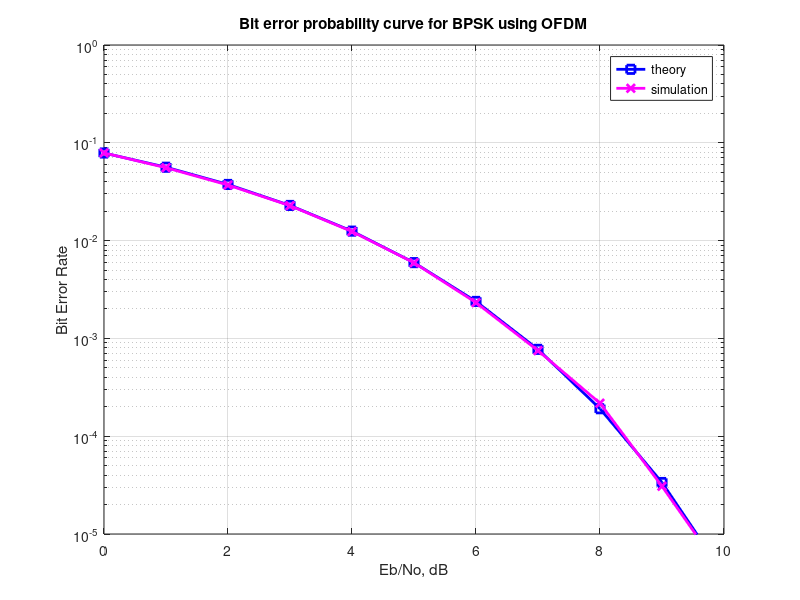

Recreate this plot in MATLAB.
%%%%%%%%%%%%%%%%%%%%%%%%%%%%%%%%%%%%%%%%%%%%%%%%%%%%%%%%%%%%
% All rights reserved by Krishna Pillai, http://www.dsplog.com 
% The file may not be re-distributed without explicit authorization
% from Krishna Pillai.
% Checked for proper operation with Octave Version 3.0.0
% Author	: Krishna Pillai
% Email		: krishna@dsplog.com
% Version	: 1.0
% Date		: 05 June 2008
% %%%%%%%%%%%%%%%%%%%%%%%%%%%%%%%%%%%%%%%%%%%%%%%%%%%%%%%%%%

% Script for computing the Bit Error probability using OFDM modulation

clear all
nFFT = 64; % fft size
nDSC = 52; % number of data subcarriers
nBitPerSym = 52; % number of bits per OFDM symbol (same as the number of subcarriers for BPSK)
nSym = 10^4; % number of symbols

EbN0dB = [0:10]; % bit to noise ratio
EsN0dB = EbN0dB + 10*log10(nDSC/nFFT) + 10*log10(64/80); % converting to symbol to noise ratio

for ii = 1:length(EbN0dB)

   % Transmitter
   ipBit = rand(1,nBitPerSym*nSym) > 0.5; % random 1's and 0's
   ipMod = 2*ipBit-1; % BPSK modulation 0 --> -1, 1 --> +1
   ipMod = reshape(ipMod,nBitPerSym,nSym).'; % grouping into multiple symbolsa

   % Assigning modulated symbols to subcarriers from [-26 to -1, +1 to +26]
   xF = [zeros(nSym,6) ipMod(:,[1:nBitPerSym/2]) zeros(nSym,1) ipMod(:,[nBitPerSym/2+1:nBitPerSym]) zeros(nSym,5)] ;
   
   % Taking FFT, the term (nFFT/sqrt(nDSC)) is for normalizing the power of transmit symbol to 1 
   xt = (nFFT/sqrt(nDSC))*ifft(fftshift(xF.')).';

   % Appending cylic prefix
   xt = [xt(:,[49:64]) xt];

   % Concatenating multiple symbols to form a long vector
   xt = reshape(xt.',1,nSym*80);


   % Gaussian noise of unit variance, 0 mean
   nt = 1/sqrt(2)*[randn(1,nSym*80) + j*randn(1,nSym*80)];
   %nt = 1;

   % Adding noise, the term sqrt(80/64) is to account for the wasted energy due to cyclic prefix
   yt = sqrt(80/64)*xt + 10^(-EsN0dB(ii)/20)*nt;

   % Receiver
   yt = reshape(yt.',80,nSym).'; % formatting the received vector into symbols
   yt = yt(:,[17:80]); % removing cyclic prefix

   % converting to frequency domain
   yF = (sqrt(nDSC)/nFFT)*fftshift(fft(yt.')).'; 
   yMod = yF(:,[6+[1:nBitPerSym/2] 7+[nBitPerSym/2+1:nBitPerSym] ]); 

   % BPSK demodulation
   % +ve value --> 1, -ve value --> -1
   ipModHat = 2*floor(real(yMod/2)) + 1;
   ipModHat(find(ipModHat>1)) = +1;
   ipModHat(find(ipModHat<-1)) = -1;

   % converting modulated values into bits
   ipBitHat = (ipModHat+1)/2;
   ipBitHat = reshape(ipBitHat.',nBitPerSym*nSym,1).';

   % counting the errors
   nErr(ii) = size(find(ipBitHat - ipBit),2);

end

simBer = nErr/(nSym*nBitPerSym);
theoryBer = (1/2)*erfc(sqrt(10.^(EbN0dB/10)));

close all; figure
semilogy(EbN0dB,theoryBer,'bs-','LineWidth',2);
hold on
semilogy(EbN0dB,simBer,'mx-','LineWidth',2);
axis([0 10 10^-5 1])
grid on
legend('theory', 'simulation');
xlabel('Eb/No, dB')
ylabel('Bit Error Rate')
title('Bit error probability curve for BPSK using OFDM')

